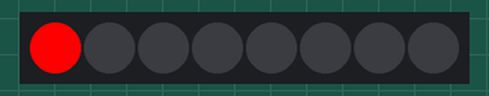
The sketch below on a simulated Arduino Uno, built with avr-gcc and run on an emulated ATmega328P. Shown: 8 RGB LEDs in strip order, left to right.

Above: at 0.1 s.
At 0.6 s:
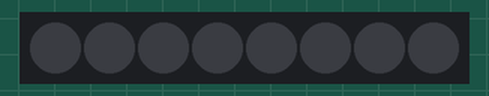
Timing chart, 0 to 130.0 s (numbered marks = the images above):
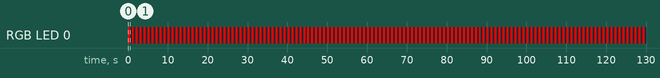

The sketch:

RGB_Strip_WS2812.ino
```cpp
/* En este ejemplo encendemos una tira led de 8 píxeles
WS2812
*/

/// @file    Blink.ino
/// @brief   Blink the first LED of an LED strip
/// @example Blink.ino

#include <FastLED.h>

#define NUM_LEDS 8  // Especificamos el número de leds
#define DATA_PIN 5

// Define the array of leds
CRGB leds[NUM_LEDS];

void setup() {
  // Uncomment/edit one of the following lines for your leds arrangement.
  // ## Clockless types ##
  FastLED.addLeds<NEOPIXEL, DATA_PIN>(leds, NUM_LEDS);  // GRB ordering is assumed
}

void loop() {

  /* Para encender un led de un color, necesitamos específicar
el número de píxel, y la cantidad de color en R, G, y B.
Por ejemplo, encendemos el led 0, en rojo. es decir R 255, G 0 y B 0.
  */
  leds[0].r = 255;  // al led 0 le enviamos rojo a 255
  leds[0].g = 0;    // al led 0 le enviamos verde a 0
  leds[0].b = 0;    // al led azul le enviamos azul a 0
  FastLED.show();   // esta instrucción hace que esta información la reciba el pixel
  delay(500);       // tiempo de espera antes de cambiar a otra instrucción

  // La siguiente instrucción apaga el led, es decir le eviamos el valor de 0
  leds[0] = 0;     // si no especificamos r, g o b, entonces todos los canales reciben el valor
  FastLED.show();  //
  delay(500);
}
```

Measured:
- by itself, RGB LED 0: alternates RGB(255, 0, 0) for 0.50 s and off for 0.50 s
